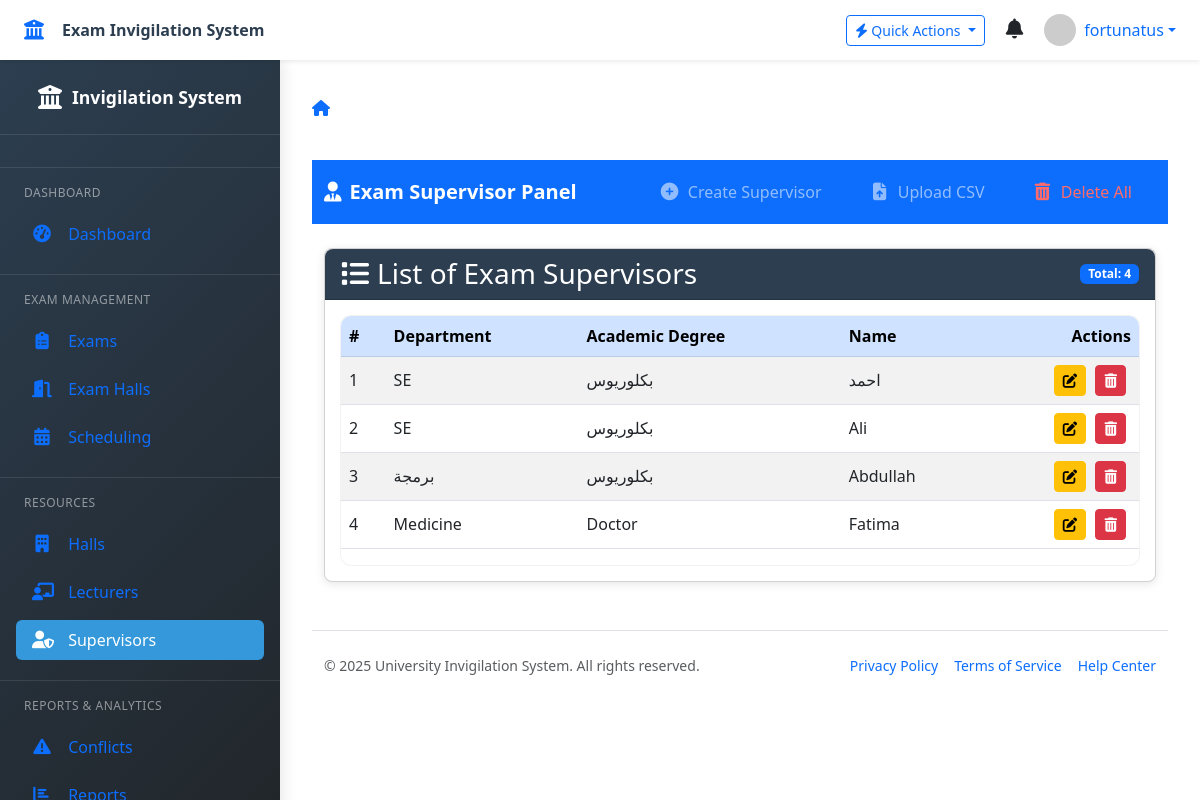
The app's page /exam-supervisors/ (signed in) with its own data.
### invigilation/models.py (models this page shows, shortened)
class ExamSupervisor(models.Model):
    department = models.CharField(max_length=255, help_text="Department (DEPT)")
    academic_degree = models.CharField(max_length=100, help_text="Academic Degree")
    name = models.CharField(max_length=255, help_text="Supervisor Name")

### invigilation/views.py (the view)
# urls.py: path('exam-supervisors/', views.exam_supervisor_panel, name='exam_supervisor_panel'),
@login_required(login_url='login')
def exam_supervisor_panel(request):
    exam_supervisors = ExamSupervisor.objects.all().order_by('id')  # id acts as SI
    return render(request, 'invigilation/exam_supervisor_panel.html', {
        'exam_supervisors': exam_supervisors
    })

### invigilation/templates/invigilation/exam_supervisor_panel.html (shortened to what this page needs)
{% extends 'invigilation/based.html' %}
{% load static %}
{% block extra_css %}
<link href="https://cdn.jsdelivr.net/npm/bootstrap@5.3.0/dist/css/bootstrap.min.css" rel="stylesheet">
<link href="{% static 'css/font-awesome.min.css' %}" rel="stylesheet">
{% endblock %}
{% block content %}
<nav class="navbar navbar-expand-lg navbar-dark bg-primary mb-4">
    <div class="container-fluid">
        <a class="navbar-brand" href="#">
            <i class="fas fa-user-tie me-2"></i>Exam Supervisor Panel
        </a>
        <div class="collapse navbar-collapse" id="navbarNav">
            <ul class="navbar-nav ms-auto">
                <li class="nav-item">
                    <a class="nav-link" href="{% url 'create_exam_supervisor' %}">
                        <i class="fas fa-plus-circle me-1"></i> Create Supervisor
                    </a>
                </li>
                <li class="nav-item">
                    <a class="nav-link" href="{% url 'upload_exam_supervisors' %}">
                        <i class="fas fa-file-upload me-1"></i> Upload CSV
                    </a>
                </li>
                <li class="nav-item">
                    <a class="nav-link danger" href="{% url 'delete_all_exam_supervisors' %}"
                       onclick="return confirm('Are you sure you want to delete ALL supervisors? This cannot be undone.');">
                        <i class="fas fa-trash-alt me-1"></i> Delete All
                    </a>
                </li>
            </ul>
        </div>
    </div>
</nav>
<div class="container">
    <div class="card">
        <div class="card-header d-flex justify-content-between align-items-center">
            <h3 class="mb-0">
                <i class="fas fa-list me-2"></i>List of Exam Supervisors
            </h3>
            <span class="badge bg-primary">
                Total: {{ exam_supervisors.count }}
            </span>
        </div>
        <div class="card-body">
            {% if exam_supervisors %}
            <div class="table-responsive">
                <table class="table table-striped table-hover align-middle">
                    <thead class="table-primary">
                        <tr>
                            <th scope="col">#</th>
                            <th scope="col">Department</th>
                            <th scope="col">Academic Degree</th>
                            <th scope="col">Name</th>
                            <th scope="col" class="text-end">Actions</th>
                        </tr>
                    </thead>
                    <tbody>
                        {% for supervisor in exam_supervisors %}
                        <tr>
                            <td>{{ forloop.counter }}</td>
                            <td>{{ supervisor.department }}</td>
                            <td>{{ supervisor.academic_degree }}</td>
                            <td>{{ supervisor.name }}</td>
                            <td class="action-buttons text-end">
                                <a href="{% url 'edit_exam_supervisor' supervisor.id %}"
                                   class="btn btn-sm btn-warning" title="Edit">
                                    <i class="fas fa-edit"></i>
                                </a>
                                <a href="{% url 'delete_exam_supervisor' supervisor.id %}"
                                   class="btn btn-sm btn-danger"
                                   onclick="return confirm('Are you sure you want to delete this supervisor?');"
                                   title="Delete">
                                    <i class="fas fa-trash-alt"></i>
                                </a>
                            </td>
                        </tr>
                        {% endfor %}
                    </tbody>
                </table>
            </div>
            {% endif %}
        </div>
    </div>
</div>
{% endblock %}

### invigilation/templates/invigilation/based.html (shortened to what this page needs)
<!DOCTYPE html>
<html lang="en">
<head>
    <link href="https://cdn.jsdelivr.net/npm/bootstrap@5.3.2/dist/css/bootstrap.min.css" rel="stylesheet">
    <link href="https://cdn.jsdelivr.net/npm/bootstrap-icons@1.11.1/font/bootstrap-icons.css" rel="stylesheet">
    <link href="https://cdnjs.cloudflare.com/ajax/libs/font-awesome/6.4.2/css/all.min.css" rel="stylesheet">
    <link href="https://cdn.datatables.net/1.13.7/css/dataTables.bootstrap5.min.css" rel="stylesheet">
    <link href="https://cdn.datatables.net/buttons/2.4.2/css/buttons.bootstrap5.min.css" rel="stylesheet">
    <link href="https://cdn.datatables.net/responsive/2.5.0/css/responsive.bootstrap5.min.css" rel="stylesheet">
    <link href="https://cdnjs.cloudflare.com/ajax/libs/animate.css/4.1.1/animate.min.css" rel="stylesheet">
    <link href="https://cdn.jsdelivr.net/npm/select2@4.1.0-rc.0/dist/css/select2.min.css" rel="stylesheet" />
    <link href="https://cdn.jsdelivr.net/npm/flatpickr/dist/flatpickr.min.css" rel="stylesheet">
    {% block extra_css %}{% endblock %}
</head>
<body>
    <nav class="topbar shadow-sm">
        <div class="d-flex align-items-center">
            <a href="{% url 'dashboard' %}" class="topbar-brand text-decoration-none">
                <i class="fas fa-university text-primary"></i>
                <span class="ms-2 d-none d-sm-inline">Exam Invigilation System</span>
            </a>
        </div>
        <div class="topbar-nav">
            <div class="dropdown me-3">
                <button class="btn btn-outline-primary btn-sm dropdown-toggle" type="button" id="quickActionsDropdown" data-bs-toggle="dropdown" aria-expanded="false">
                    <i class="fas fa-bolt"></i>
                    <span class="d-none d-md-inline">Quick Actions</span>
                </button>
            </div>
            <div class="dropdown me-3">
                <button class="btn btn-link text-dark position-relative p-1" type="button" id="notificationsDropdown" data-bs-toggle="dropdown" aria-expanded="false">
                    <i class="fas fa-bell fs-5"></i>
                </button>
            </div>
            <div class="dropdown">
                <a href="#" class="d-flex align-items-center text-decoration-none dropdown-toggle" id="userDropdown" data-bs-toggle="dropdown" aria-expanded="false">
                    <img src="https://ui-avatars.com/api/?name={{ request.user.username }}&background=random&color=fff&size=160" alt="User" class="rounded-circle me-2" width="32" height="32">
                    <span class="d-none d-md-inline">{{ request.user.get_full_name|default:request.user.username }}</span>
                </a>
            </div>
        </div>
    </nav>
    <div class="sidebar" id="sidebar">
        <div class="sidebar-brand">
            <i class="fas fa-university fs-4"></i>
            <span class="sidebar-brand-text">Invigilation System</span>
        </div>
        <div class="sidebar-nav">
            <div class="nav-section-title">Dashboard</div>
            <ul class="nav flex-column">
                <li class="nav-item">
                    <a class="nav-link {% if request.resolver_match.url_name == 'dashboard' %}active{% endif %}" href="{% url 'dashboard' %}">
                        <i class="fas fa-tachometer-alt"></i>
                        <span class="nav-link-text">Dashboard</span>
                    </a>
                </li>
            </ul>
            <div class="nav-section-title">Exam Management</div>
            <ul class="nav flex-column">
                <li class="nav-item">
                    <a class="nav-link {% if 'exam_list' in request.resolver_match.url_name %}active{% endif %}" href="{% url 'exam_list' %}">
                        <i class="fas fa-clipboard-list"></i>
                        <span class="nav-link-text">Exams</span>
                    </a>
                </li>
                <li class="nav-item">
                    <a class="nav-link {% if 'exam_hall_panel' in request.resolver_match.url_name %}active{% endif %}" href="{% url 'exam_hall_panel' %}">
                        <i class="fas fa-door-open"></i>
                        <span class="nav-link-text">Exam Halls</span>
                    </a>
                </li>
                <li class="nav-item">
                    <a class="nav-link {% if 'schedule' in request.resolver_match.url_name %}active{% endif %}" href="{% url 'schedule' %}">
                        <i class="fas fa-calendar-alt"></i>
                        <span class="nav-link-text">Scheduling</span>
                    </a>
                </li>
            </ul>
            <div class="nav-section-title">Resources</div>
            <ul class="nav flex-column">
                <li class="nav-item">
                    <a class="nav-link {% if 'halls' in request.resolver_match.url_name %}active{% endif %}" href="{% url 'halls' %}">
                        <i class="fas fa-building"></i>
                        <span class="nav-link-text">Halls</span>
                    </a>
                </li>
                <li class="nav-item">
                    <a class="nav-link {% if 'lecturers' in request.resolver_match.url_name %}active{% endif %}" href="{% url 'lecturers' %}">
                        <i class="fas fa-chalkboard-teacher"></i>
                        <span class="nav-link-text">Lecturers</span>
                    </a>
                </li>
                <li class="nav-item">
                    <a class="nav-link {% if 'exam_supervisor_panel' in request.resolver_match.url_name %}active{% endif %}" href="{% url 'exam_supervisor_panel' %}">
                        <i class="fas fa-user-shield"></i>
                        <span class="nav-link-text">Supervisors</span>
                    </a>
                </li>
            </ul>
            <div class="nav-section-title">Reports & Analytics</div>
            <ul class="nav flex-column">
                <li class="nav-item">
                    <a class="nav-link {% if 'conflict_dashboard' in request.resolver_match.url_name %}active{% endif %}" href="{% url 'conflict_dashboard' %}">
                        <i class="fas fa-exclamation-triangle"></i>
                        <span class="nav-link-text">Conflicts</span>
                    </a>
                </li>
                <li class="nav-item">
                    <a class="nav-link {% if 'reports_backend' in request.resolver_match.url_name %}active{% endif %}" href="{% url 'reports_backend' %}">
                        <i class="fas fa-chart-bar"></i>
                        <span class="nav-link-text">Reports</span>
                    </a>
                </li>
            </ul>
        </div>
    </div>
    <div class="main-content" id="mainContent">
        <div class="d-flex justify-content-between align-items-center mb-4">
            <div>
                <nav aria-label="breadcrumb">
                    <ol class="breadcrumb">
                        <li class="breadcrumb-item"><a href="{% url 'dashboard' %}"><i class="fas fa-home"></i></a></li>
                    </ol>
                </nav>
            </div>
        </div>
        <main class="animate-fade-in">
            {% block content %}{% endblock %}
        </main>
        <footer class="mt-5 pt-4 pb-2 border-top">
            <div class="container-fluid">
                <div class="d-flex flex-column flex-md-row justify-content-between align-items-center small">
                    <div class="text-muted mb-2 mb-md-0">
                        &copy; {% now "Y" %} University Invigilation System. All rights reserved.
                    </div>
                    <div class="d-flex">
                        <a href="#" class="text-decoration-none me-3">Privacy Policy</a>
                        <a href="#" class="text-decoration-none me-3">Terms of Service</a>
                        <a href="#" class="text-decoration-none">Help Center</a>
                    </div>
                </div>
            </div>
        </footer>
    </div>
</body>
</html>

### invigilation/templates/invigilation/based.html (style rules this page uses)
:root { --primary-color: #3498db; --primary-dark: #2980b9; --secondary-color: #2c3e50; --accent-color: #e74c3c; --light-color: #f8f9fa; --dark-color: #212529; --success-color: #28a745; --warning-color: #ffc107; --danger-color: #dc3545; --info-color: #17a2b8; --sidebar-width: 280px; --sidebar-collapsed-width: 80px; --topbar-height: 60px; }
body { font-family: 'Segoe UI', 'Roboto', system-ui, -apple-system, sans-serif; background-color: #f5f7fa; color: var(--dark-color); overflow-x: hidden; min-height: 100vh; padding-top: var(--topbar-height); }
.sidebar { background: linear-gradient(135deg, var(--secondary-color), var(--dark-color)); color: white; width: var(--sidebar-width); height: 100vh; position: fixed; left: 0; top: var(--topbar-height); transition: all 0.3s ease; box-shadow: 2px 0 15px rgba(0, 0, 0, 0.1); z-index: 1000; overflow-y: auto; }
.sidebar-brand { padding: 1.5rem 1rem; border-bottom: 1px solid rgba(255, 255, 255, 0.1); display: flex; align-items: center; justify-content: center; }
.sidebar-brand-text { font-weight: 600; font-size: 1.1rem; margin-left: 10px; transition: opacity 0.3s; }
.sidebar-nav { padding: 1rem 0; }
.nav-item { position: relative; }
.nav-link { color: rgba(255, 255, 255, 0.8); padding: 0.75rem 1.5rem; margin: 0.25rem 1rem; border-radius: 6px; display: flex; align-items: center; transition: all 0.3s; }
.nav-link.active { background-color: var(--primary-color); color: white; font-weight: 500; }
.nav-link i { margin-right: 12px; width: 20px; text-align: center; font-size: 1.1rem; }
.nav-section-title { color: rgba(255, 255, 255, 0.5); font-size: 0.75rem; text-transform: uppercase; letter-spacing: 0.5px; padding: 1rem 1.5rem 0.5rem; margin-top: 1rem; border-top: 1px solid rgba(255, 255, 255, 0.1); }
.main-content { margin-left: var(--sidebar-width); padding: 2rem; transition: all 0.3s ease; min-height: calc(100vh - var(--topbar-height)); }
.topbar { background-color: white; height: var(--topbar-height); position: fixed; top: 0; left: 0; right: 0; box-shadow: 0 2px 10px rgba(0, 0, 0, 0.08); z-index: 1100; display: flex; align-items: center; padding: 0 1.5rem; }
.topbar-brand { display: flex; align-items: center; font-weight: 600; color: var(--secondary-color); }
.topbar-brand i { margin-right: 10px; font-size: 1.25rem; }
.topbar-nav { display: flex; align-items: center; margin-left: auto; }
.card { border: none; border-radius: 10px; box-shadow: 0 4px 20px rgba(0, 0, 0, 0.05); transition: transform 0.3s, box-shadow 0.3s; margin-bottom: 1.5rem; background-color: white; }
.card-header { background-color: white; border-bottom: 1px solid rgba(0, 0, 0, 0.05); font-weight: 600; padding: 1.25rem 1.5rem; border-radius: 10px 10px 0 0 !important; display: flex; align-items: center; justify-content: space-between; }
.table-responsive { border-radius: 10px; overflow: hidden; box-shadow: 0 0 0 1px rgba(0, 0, 0, 0.05); }
.table { margin-bottom: 0; }
.table th { background-color: #f8f9fa; font-weight: 600; padding: 1rem; white-space: nowrap; }
.table td { padding: 0.75rem 1rem; vertical-align: middle; }
.btn { border-radius: 6px; font-weight: 500; padding: 0.5rem 1rem; transition: all 0.2s; display: inline-flex; align-items: center; justify-content: center; gap: 0.5rem; }
.btn i { font-size: 0.9rem; }
.btn-sm { padding: 0.35rem 0.75rem; font-size: 0.875rem; }
.badge { font-weight: 500; padding: 0.35rem 0.65rem; border-radius: 4px; font-size: 0.8rem; }
.animate-fade-in { animation: fadeIn 0.3s ease-out forwards; }

### invigilation/templates/invigilation/exam_supervisor_panel.html (style rules this page uses)
.navbar-brand { font-weight: 600; }
.card { border-radius: 8px; box-shadow: 0 2px 10px rgba(0, 0, 0, 0.1); }
.card-header { background-color: #2c3e50; color: white; border-radius: 8px 8px 0 0 !important; }
.table-responsive { overflow-x: auto; }
.table th { white-space: nowrap; }
.action-buttons .btn { margin-right: 5px; }
.nav-link.danger { color: #ff6b6b !important; }

### records on screen
ExamSupervisor: department "SE", academic_degree "بكلوريوس", name "احمد"
ExamSupervisor: department "SE", academic_degree "بكلوريوس", name "Ali"
ExamSupervisor: department "برمجة", academic_degree "بكلوريوس", name "Abdullah"
ExamSupervisor: department "Medicine", academic_degree "Doctor", name "Fatima"

### other values on screen
{{ request.user.get_full_name|default:request.user.username }} "fortunatus"
{{ exam_supervisors.count }} "4"
